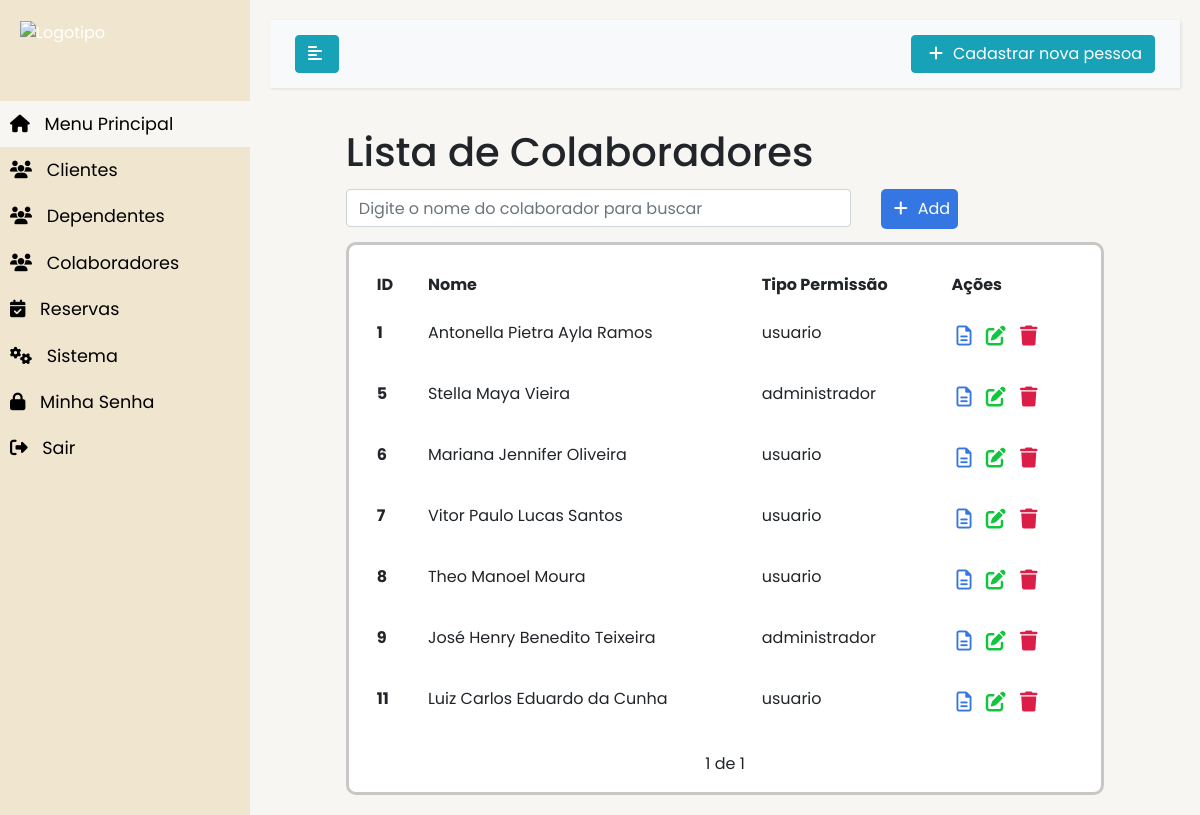
The app's page /colaboradores/ (signed in) with its own data.
### MainMenu/models.py (models this page shows, shortened)
class Colaborador(models.Model):
    TIPOPERMISSAO = (
        ('usuario', 'Usuario'),
        ('administrador', 'Administrador'),
    )
    idPessoa = models.ForeignKey(Pessoa, on_delete=models.CASCADE, verbose_name='Nome')
    permissao = models.CharField(
        max_length=255,
        choices=TIPOPERMISSAO,
    )
    created_at = models.DateTimeField(auto_now_add=True)
    updated_at = models.DateTimeField(auto_now=True)

class Pessoa(models.Model):
    nome = models.CharField(blank=False, null=False, verbose_name='Nome', max_length=200, help_text='max. 200 caracteres')
    rg = models.IntegerField(blank=False, null=False, verbose_name='RG')
    cpf = models.IntegerField(blank=False, null=False, verbose_name="CPF")
    telefone = models.BigIntegerField(blank=False, null=False, verbose_name="Telefone")
    telefonecelular = models.BigIntegerField(blank=False, null=False, verbose_name="Celular")
    datanascimento = models.DateField(blank=False, null=False, verbose_name="Data de Nascimento")
    foto = models.FileField(blank=False, null=False, verbose_name="Foto")
    email = models.EmailField(blank=False, null=False, verbose_name="E-mail")
    created_at = models.DateTimeField(auto_now_add=True)
    updated_at = models.DateTimeField(auto_now=True)
    def __str__ (self):
        return self.nome

### MainMenu/views.py (the view)
# urls.py: path('colaboradores/', views.colaboradoresList, name='colaboradores-list'),
@login_required
def colaboradoresList(request):
    search = request.GET.get('search')
    if search:
        colaboradores = Colaborador.objects.filter(idPessoa__nome__contains=search)
    else:
        colaborador_list = Colaborador.objects.all().order_by('id')
        paginator = Paginator(colaborador_list, 7)
        page = request.GET.get('page')
        colaboradores = paginator.get_page(page)
    return render(request, 'colaboradores/list.html', {'colaboradores': colaboradores})

### MainMenu/templates/colaboradores/list.html (shortened to what this page needs)
{% extends 'base.html' %}
{% block content%}
<div class="offset-1 col-10 list-div">
    <h1>Lista de Colaboradores</h1>
    <div class="col-8 search-div">
        <form method="GET" id="search-form">
            <input class="form-control" type="text" id="search" name="search" placeholder="Digite o nome do colaborador para buscar">
        </form>
    </div>
    <a id="add-link" href="/colaboradores/novocolaborador/">
        <div class="add-div">
            <i class="fas fa-plus"></i>Add
        </div>
    </a>
    <div  class="body-color-background">
        <table class="table table-borderless table-responsive-lg">
            <thead>
              <tr>
                <th scope="col">ID</th>
                <th scope="col">Nome</th>
                <th scope="col">Tipo Permissão</th>
                <th scope="col">Ações</th>
              </tr>
            </thead>
            <tbody>
                {% for colaborador in colaboradores %}
                <tr>
                    <th scope="row">{{colaborador.id}}</th>
                    <td>{{colaborador.idPessoa}}</td>
                    <td>{{colaborador.permissao}}</td>
                    <td>
                        <span><a href="/colaboradores/{{colaborador.id}}"><i class="far fa-file-alt"></i></a></span>
                        <span><a href="/colaboradores/edit/{{colaborador.id}}" class="delete-btn"><i class="fas fa-edit"></i></a></span>
                        <span><a href="/colaboradores/delete/{{colaborador.id}}"><i class="fas fa-trash"></i></a></span>
                    </td>
                </tr>
                {% empty %}
                    <li class="list-group-item">Sem itens na lista</li>
                {% endfor %}
            </tbody>
          </table>
          <div class="pagination">
              <span class="step-links">
                  {% if colaboradores.paginator.num_pages %}
                  <span class="current">
                      {{ colaboradores.number }} de {{ colaboradores.paginator.num_pages}}
                  </span>
                  {% endif %}
              </span>
          </div>
    </div>
</div>
{% endblock %}

### MainMenu/static/css/styles.css (style rules this page uses)
body { font-family: 'Poppins', sans-serif; background: #F7F6F2; }
a, a:hover, a:focus { color: inherit; text-decoration: none; transition: all 0.3s; }
i, span { display: inline-block; }
#add-link { text-decoration: none; }
.add-div { background-color: #3476e2; cursor: pointer; display: inline-block; color: #fff; padding: 8px; border-radius: 5px; margin-left: 25px; }
.fas.fa-plus { color: #fff; margin-right: 10px; margin-left: 5px; }
.search-div { padding: 0px; margin-top: 5px; margin-bottom: 15px; display: inline-block; }
.body-color-background { padding: 1em; background-color: white; border-radius: 10px; border-style: solid; border-color: #C8C6C6; }
.list-div { padding: 0; }
.fas.fa-trash, .fas.fa-edit, .far.fa-file-alt { cursor: pointer; margin: 5px; font-size: 20px; float: right; }
.fas.fa-trash { color: #db1e47; }
.fas.fa-edit { color: #13c43f; }
.far.fa-file-alt { color: #3476e2; }
.pagination { margin-bottom: 20xp; }
.step-links { position: relative; margin-left: auto; margin-right: auto; }
.step-links .current { margin-left: 5px; margin-right: 5px; }

### records on screen
Colaborador: id "1", idPessoa "Antonella Pietra Ayla Ramos", permissao "usuario"
Colaborador: id "5", idPessoa "Stella Maya Vieira", permissao "administrador"
Colaborador: id "6", idPessoa "Mariana Jennifer Oliveira", permissao "usuario"
Colaborador: id "7", idPessoa "Vitor Paulo Lucas Santos", permissao "usuario"
Colaborador: id "8", idPessoa "Theo Manoel Moura", permissao "usuario"
Colaborador: id "9", idPessoa "José Henry Benedito Teixeira", permissao "administrador"
Colaborador: id "11", idPessoa "Luiz Carlos Eduardo da Cunha", permissao "usuario"

### other values on screen
{{ colaboradores.number }} "1"
{{ colaboradores.paginator.num_pages }} "1"
